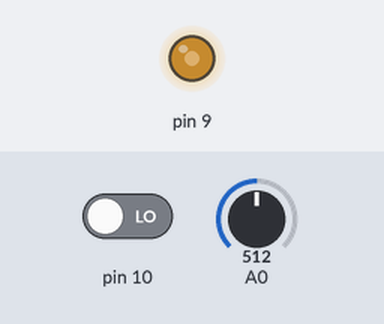
Recording of a sketch running on a simulated Arduino Uno, built with avr-gcc and run on an emulated ATmega328P. On the bench: output pins drawn as LEDs (lit = HIGH). The inputs (shaded band) are chosen by the test bench; at power-on: A0 = 512, pin 10 LOW.

Above: at 1.2 s.
1.3 s: A0 set to 306
At 2.4 s:
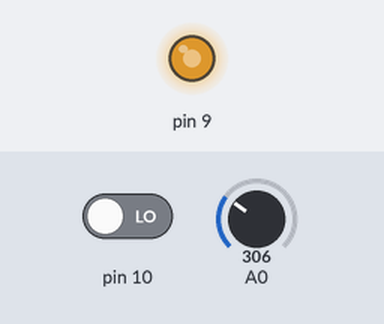
2.8 s: pin 10 driven HIGH
At 3.6 s:
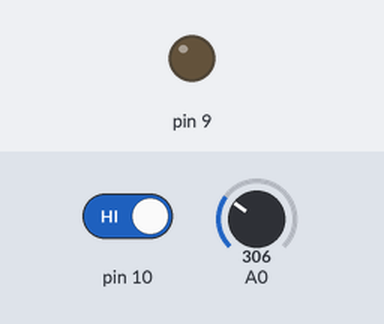
4.3 s: pin 10 driven LOW
At 4.7 s:
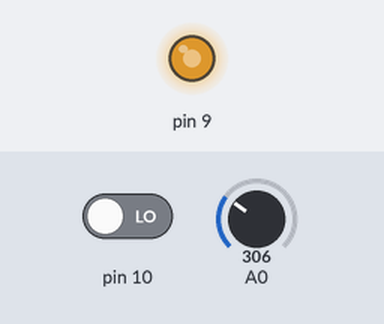
5.8 s: A0 set to 122
At 7.0 s:
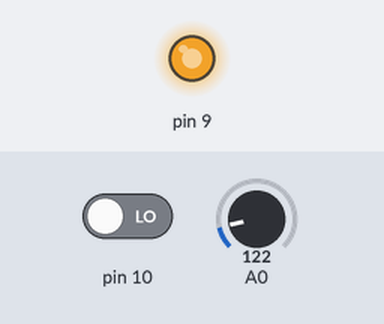
7.3 s: A0 set to 900
At 8.4 s:
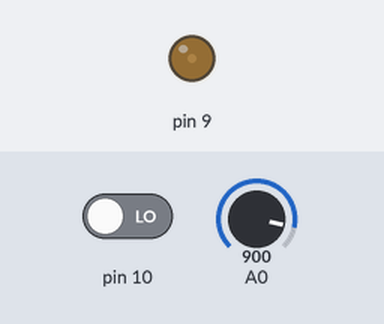
8.8 s: A0 set to 1023
At 9.7 s:
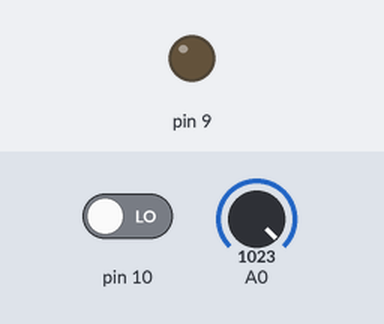
Timing chart, 0 to 11.3 s (numbered marks = the images above; inputs shaded):
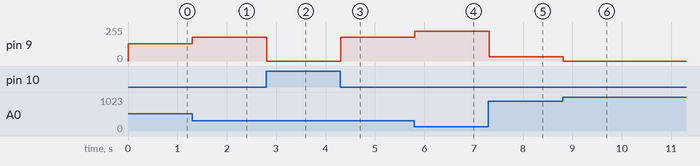

Measured:
- after the input at 1.3 s, pin 9: 128/255 → 179/255 at once
- after the input at 2.8 s, pin 9: 179/255 → 0/255 at once
- after the input at 4.3 s, pin 9: 0/255 → 179/255 at once
- after the input at 5.8 s, pin 9: 179/255 → 225/255 at once
- after the input at 7.3 s, pin 9: 225/255 → 31/255 at once
- after the input at 8.8 s, pin 9: 31/255 → 0/255 at once

The sketch:

3_lab2_AmbientLightSensor2.ino
```cpp
// 202037071 정지우

void setup() {
  // put your setup code here, to run once:
  pinMode(9, OUTPUT);
  pinMode(10, INPUT);
}

void loop() {
  // put your main code here, to run repeatedly:
  if(digitalRead(10) == HIGH){
    analogWrite(9, 0);
  }
  else{
    int val = map(analogRead(A0), 0, 1023, 0, 255);
    analogWrite(9, 255 - val);
  }

  delay(100);
}
```
